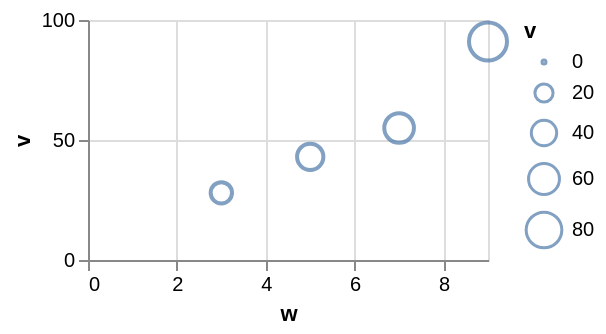

Vega-Lite specification stored for this chart:
### Vega-Lite specification from a JSON file in a GitHub repository (floating-point values rounded to 4 significant figures)
{"$schema": "https://vega.github.io/schema/vega-lite/v6.json", "width": 200, "height": 120, "data": {"values": [{"c": "alpha", "v": 28, "w": 3, "t": "2024-01-07"}, {"c": "beta", "v": 55, "w": 7, "t": "2024-03-19"}, {"c": "gamma", "v": 43, "w": 5, "t": "2024-06-02"}, {"c": "delta", "v": 91, "w": 9, "t": "2024-09-11"}]}, "mark": "point", "encoding": {"x": {"field": "w", "type": "quantitative"}, "y": {"field": "v", "type": "quantitative"}, "size": {"field": "v", "type": "quantitative", "legend": {"gradientStrokeColor": "snow"}}}}
